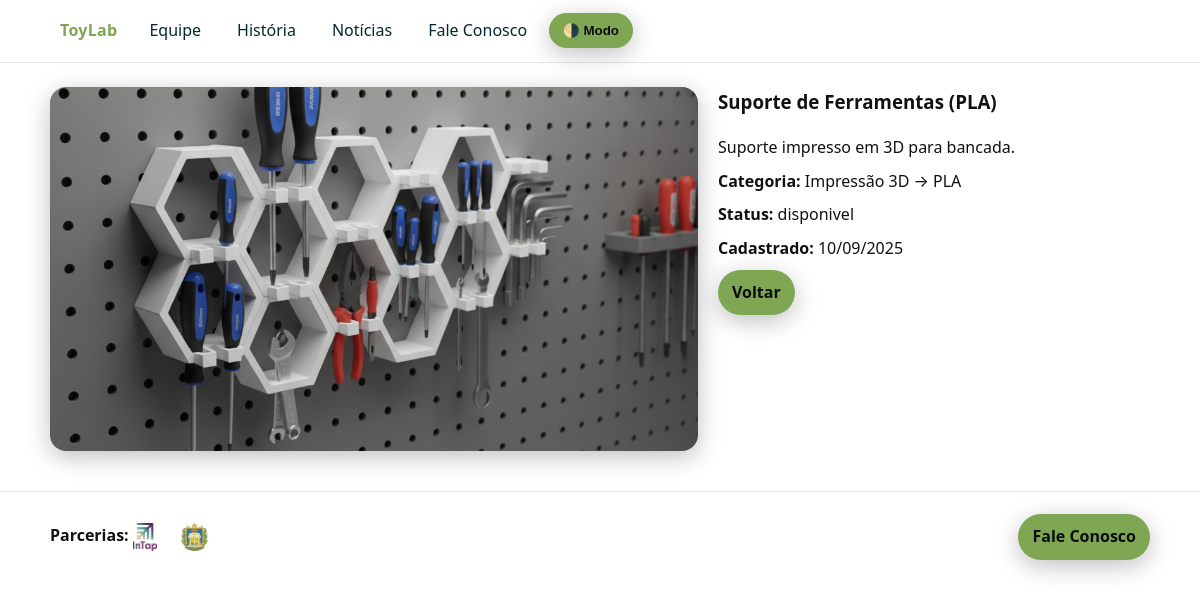
The app's page /produto.php?id=3 with its own data.
### tables this page shows
CREATE TABLE IF NOT EXISTS product_images (
  id INT AUTO_INCREMENT PRIMARY KEY,
  product_id INT NOT NULL,
  path VARCHAR(255) NOT NULL,
  alt VARCHAR(200) NULL,
  created_at DATETIME NOT NULL,
  INDEX idx_prod (product_id),
  CONSTRAINT fk_img_prod FOREIGN KEY (product_id) REFERENCES products(id) ON DELETE CASCADE
);

CREATE TABLE IF NOT EXISTS products (
  id INT AUTO_INCREMENT PRIMARY KEY,
  title VARCHAR(200) NOT NULL,
  slug VARCHAR(220) NOT NULL UNIQUE,
  description MEDIUMTEXT NULL,
  category_id INT NOT NULL,
  subcategory_id INT NULL,
  status ENUM('disponivel','em_desenvolvimento') NOT NULL DEFAULT 'disponivel',
  featured TINYINT(1) NOT NULL DEFAULT 0,
  created_at DATETIME NOT NULL,
  updated_at DATETIME NOT NULL,
  INDEX idx_cat (category_id),
  INDEX idx_subcat (subcategory_id),
  CONSTRAINT fk_prod_cat FOREIGN KEY (category_id) REFERENCES categories(id) ON DELETE RESTRICT,
  CONSTRAINT fk_prod_subcat FOREIGN KEY (subcategory_id) REFERENCES categories(id) ON DELETE SET NULL
);

CREATE TABLE IF NOT EXISTS categories (
  id INT AUTO_INCREMENT PRIMARY KEY,
  name VARCHAR(100) NOT NULL,
  parent_id INT NULL,
  CONSTRAINT fk_cat_parent FOREIGN KEY (parent_id) REFERENCES categories(id) ON DELETE SET NULL
);

CREATE TABLE IF NOT EXISTS partners (
  id INT AUTO_INCREMENT PRIMARY KEY,
  name VARCHAR(200) NOT NULL,
  logo_path VARCHAR(255) NOT NULL,
  url VARCHAR(255) NOT NULL,
  created_at DATETIME NOT NULL
);

### config/config.php (called while the page is built, shortened)
<?php
function db(): PDO {
    static $pdo;
    if (!$pdo) {
        $dsn = 'mysql:host=' . DB_HOST . ';dbname=' . DB_NAME . ';charset=utf8mb4';
        $options = [
            PDO::ATTR_ERRMODE            => PDO::ERRMODE_EXCEPTION,
            PDO::ATTR_DEFAULT_FETCH_MODE => PDO::FETCH_ASSOC,
            PDO::ATTR_EMULATE_PREPARES   => false,
        ];
        $pdo = new PDO($dsn, DB_USER, DB_PASS, $options);
    }
    return $pdo;
}
function e(?string $str): string {
    return htmlspecialchars((string)$str, ENT_QUOTES | ENT_SUBSTITUTE, 'UTF-8');
}
function base_url_root(): string {
    return BASE_URL;
}
function base_url(string $path = ''): string {
    return base_url_root() . ($path ? '/' . ltrim($path, '/') : '');
}
if (!function_exists('media_url')) {
    function media_url(string $path): string {
        $rel = ltrim($path, '/');
        if (preg_match('~(public/.*)$~', $rel, $m)) {
            $rel = $m[1];
        } elseif (preg_match('~(uploads/.*)$~', $rel, $m)) {
            $rel = 'public/' . $m[1];
        } elseif (!str_starts_with($rel, 'public/')) {
            $rel = 'public/' . $rel;
        }
        return base_url($rel);
    }
}

### config/functions.php (called while the page is built, shortened)
<?php
require_once __DIR__ . '/config.php';
function q(string $sql, array $params = []): PDOStatement {
    $stmt = db()->prepare($sql);
    $stmt->execute($params);
    return $stmt;
}
function fetch_all(string $sql, array $params = []): array {
    return q($sql, $params)->fetchAll(PDO::FETCH_ASSOC);
}
function fetch_one(string $sql, array $params = []): ?array {
    $row = q($sql, $params)->fetch(PDO::FETCH_ASSOC);
    return $row === false ? null : $row;
}
function get_product(int $id): ?array {
    return fetch_one("SELECT p.*, c.name AS category_name, sc.name AS subcategory_name
                      FROM products p
                      LEFT JOIN categories c  ON c.id  = p.category_id
                      LEFT JOIN categories sc ON sc.id = p.subcategory_id
                      WHERE p.id = ?", [$id]);
}
function get_product_images(int $productId): array {
    return fetch_all("SELECT id, product_id, path, alt, created_at
                      FROM product_images
                      WHERE product_id = ?
                      ORDER BY id ASC", [$productId]);
}

### produto.php (the view, shortened to what this page needs)
<?php
require_once __DIR__ . '/config/config.php';
require_once __DIR__ . '/config/functions.php';
$id  = max(1, (int)($_GET['id'] ?? 0));
$p   = get_product($id);
$imgs   = get_product_images($id);
$cover  = $imgs[0] ?? null;
require_once __DIR__ . '/templates/header.php';
?>
<section class="detail">
  <div class="gallery">
    <?php if ($cover): ?>
      <?php $coverUrl = media_url($cover['path']); ?>
      <img
        class="cover"
        src="<?= e($coverUrl) ?>"
        alt="<?= e($cover['alt'] ?: $p['title']) ?>"
        loading="lazy"
        data-lightbox-open
        data-src="<?= e($coverUrl) ?>"
      >
    <?php else: ?>
      <img class="cover" src="<?= e(asset('img/placeholder.png')) ?>" alt="<?= e($p['title']) ?>">
    <?php endif; ?>
  </div>
  <aside class="info">
    <h1><?= e($p['title']) ?></h1>
    <p><?= nl2br(e($p['description'])) ?></p>
    <p><strong>Categoria:</strong> <?= e($p['category_name']) ?><?php if ($p['subcategory_name']): ?> → <?= e($p['subcategory_name']) ?><?php endif; ?></p>
    <p><strong>Status:</strong> <?= e($p['status']) ?></p>
    <p><strong>Cadastrado:</strong> <?= date('d/m/Y', strtotime($p['created_at'])) ?></p>
    <p><a class="btn" href="<?= e(base_url()) ?>">Voltar</a></p>
  </aside>
</section>
<?php require_once __DIR__ . '/templates/footer.php'; ?>

### templates/footer.php (shortened to what this page needs)
</main>
<footer class="footer">
  <div class="wrap">
    <div>
      <strong>Parcerias:</strong>
      <?php foreach (fetch_all("SELECT * FROM partners ORDER BY id DESC LIMIT 6") as $p): ?>
        <a href="<?= e($p['url']) ?>" target="_blank" rel="noopener" aria-label="Parceiro: <?= e($p['name']) ?>">
          <img src="<?= e('/toylab/' . $p['logo_path']) ?>" alt="<?= e($p['name']) ?>" style="height:28px; vertical-align:middle; margin-right:8px;">
        </a>
      <?php endforeach; ?>
    </div>
    <div>
      <a class="btn" href="<?= e(base_url('contato.php')) ?>">Fale Conosco</a>
    </div>
  </div>
</footer>
</body>
</html>

### public/css/styles.css (style rules this page uses)
:root { --bg: #0b0d0f; --bg-soft: #12161a; --text: #e4e8ee; --muted: #aeb7c3; --brand: #7fa652; --brand-2: #06272e; --card: #101418; --card-border: #1e242b; --focus: #ffd166; --danger: #e74c3c; --ok: #2ecc71; --radius: 16px; --shadow: 0 6px 24px rgba(0,0,0,.25); --transition: .2s ease; }
html { color-scheme: dark light; }
html, body { margin:0; padding:0; }
body { font: 400 16px/1.6 system-ui, -apple-system, Segoe UI, Roboto, Ubuntu, Cantarell, Noto Sans, Arial, "Apple Color Emoji","Segoe UI Emoji"; background:#ffffff; color:#111; }
a { color: var(--brand-2); text-decoration: none; }
.btn { display:inline-flex; align-items:center; gap:8px; background: var(--brand); color:#0a0d0f; border:none; padding:10px 14px; border-radius: 999px; cursor:pointer; font-weight:600; box-shadow: var(--shadow); transition: transform var(--transition), background var(--transition); }
.footer { margin-top: 40px; border-top:1px solid #e7e7e7; }
.footer .wrap { max-width:1100px; margin:0 auto; padding:22px 16px; display:grid; gap:8px; grid-template-columns: 1fr auto; align-items:center; }
.detail { max-width: 1100px; margin: 24px auto; padding: 0 16px; display: grid; gap: 20px; grid-template-columns: 1.2fr .8fr; align-items: start; }
.detail .gallery { display: grid; gap: 12px; }
.detail .cover { width: 100%; max-height: 65vh; aspect-ratio: 16 / 9; object-fit: cover; border-radius: 16px; display: block; box-shadow: var(--shadow); }
.detail .info h1 { margin-top: 0; }
.detail .info p { margin: 8px 0; }
:root { --header-h: 56px; }
a.btn, button.btn { display:inline-flex; width:auto; white-space:nowrap; }

### records on screen
product_images: path (picture)
products: title "Suporte de Ferramentas (PLA)", description "Suporte impresso em 3D para bancada.", category.name "Impressão 3D", subcategory.name "PLA", status "disponivel", created_at "10/09/2025"
partners: logo_path (picture)
partners: logo_path (picture)
